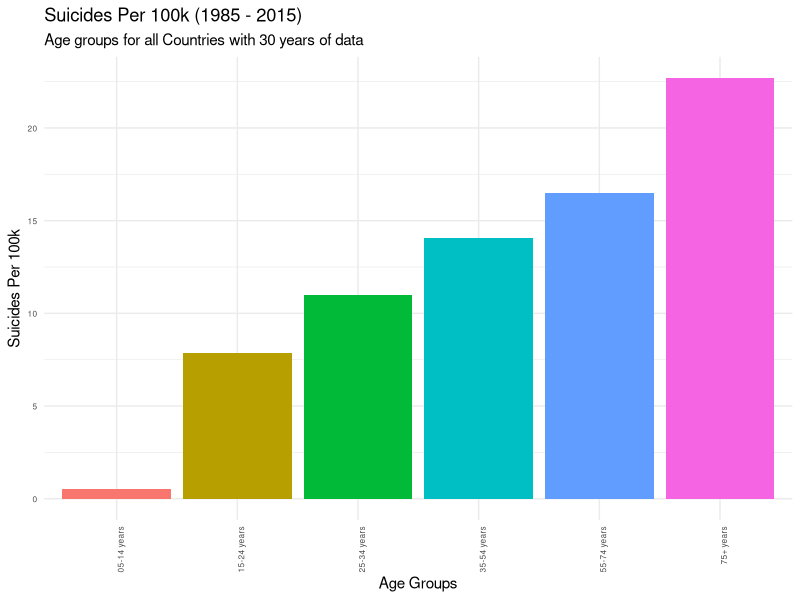
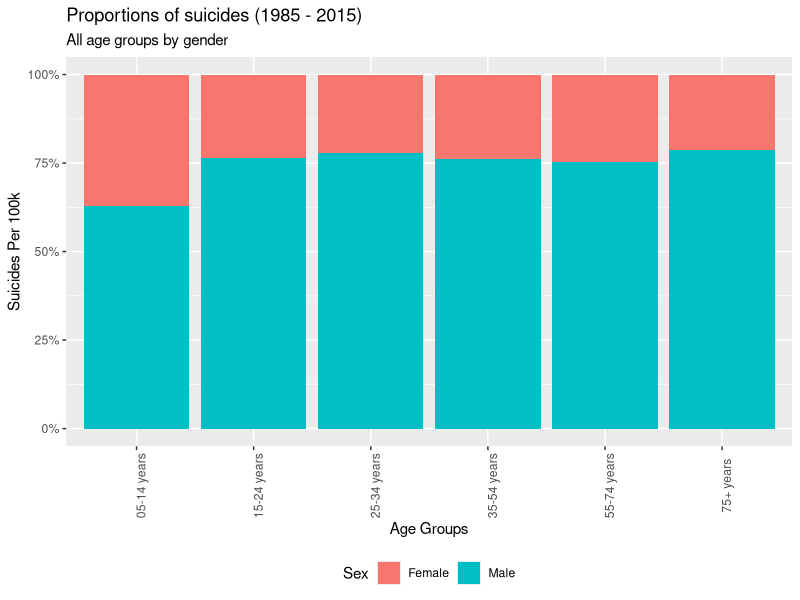
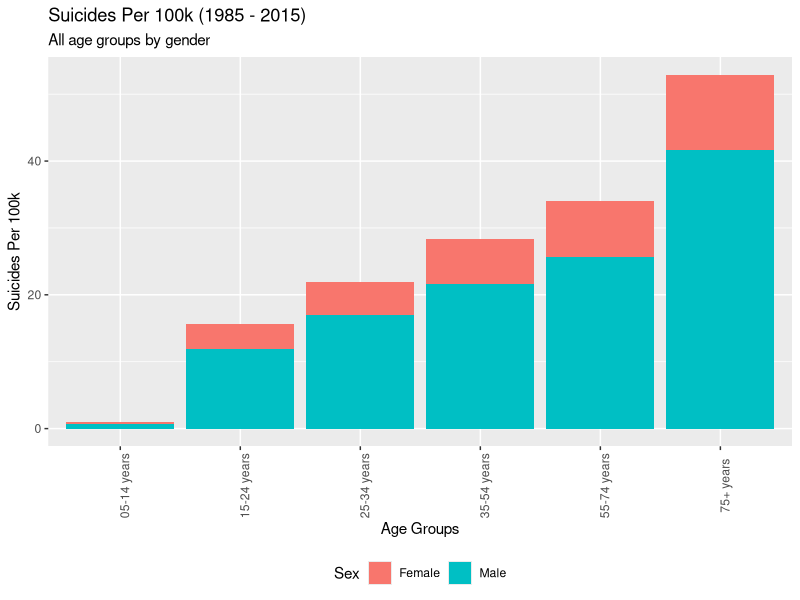
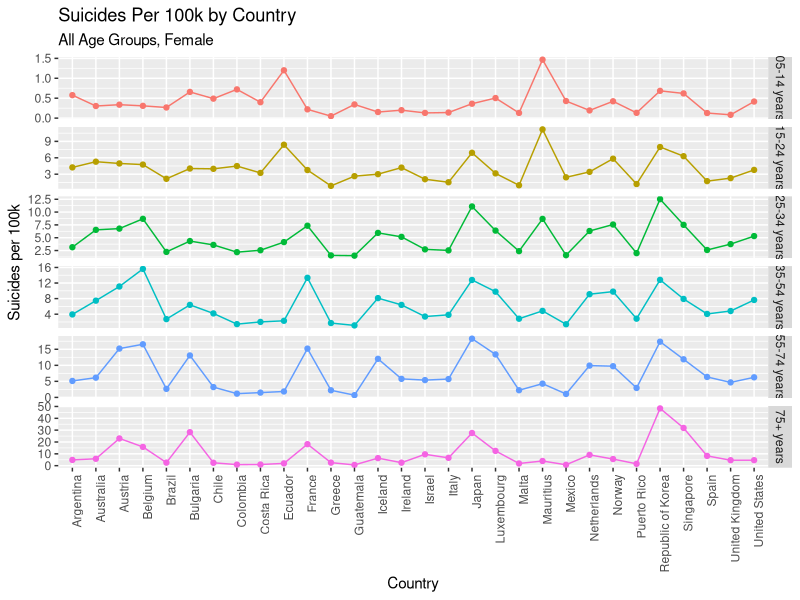
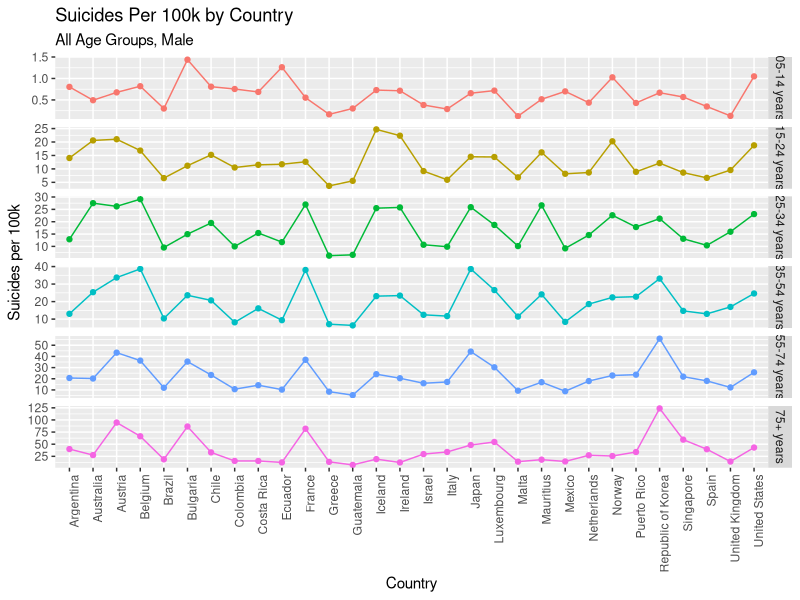
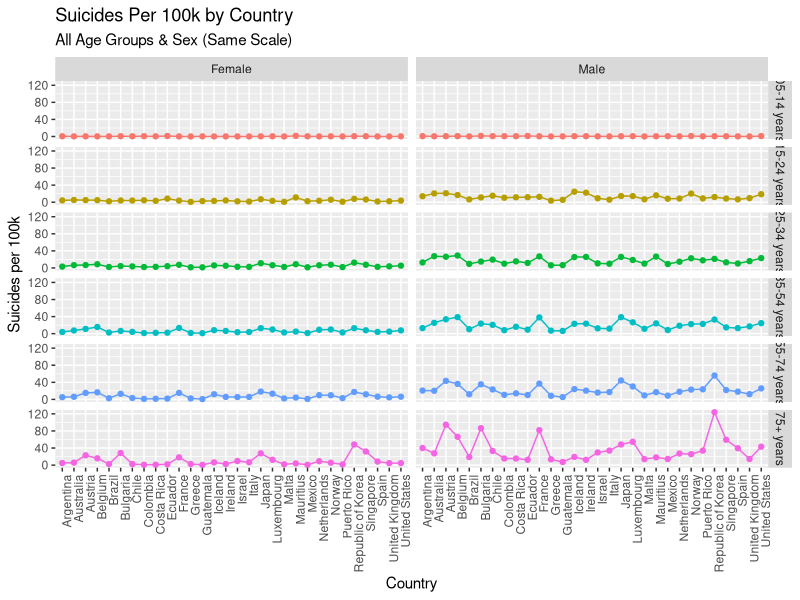
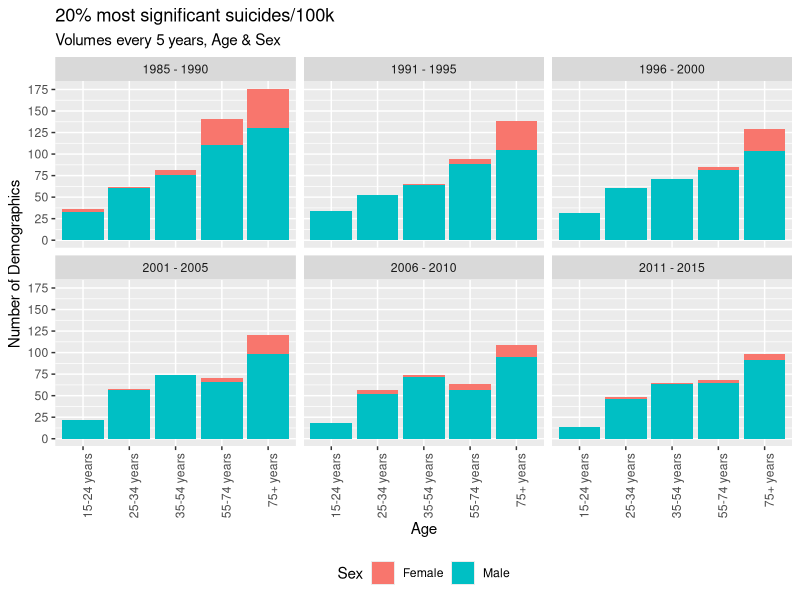
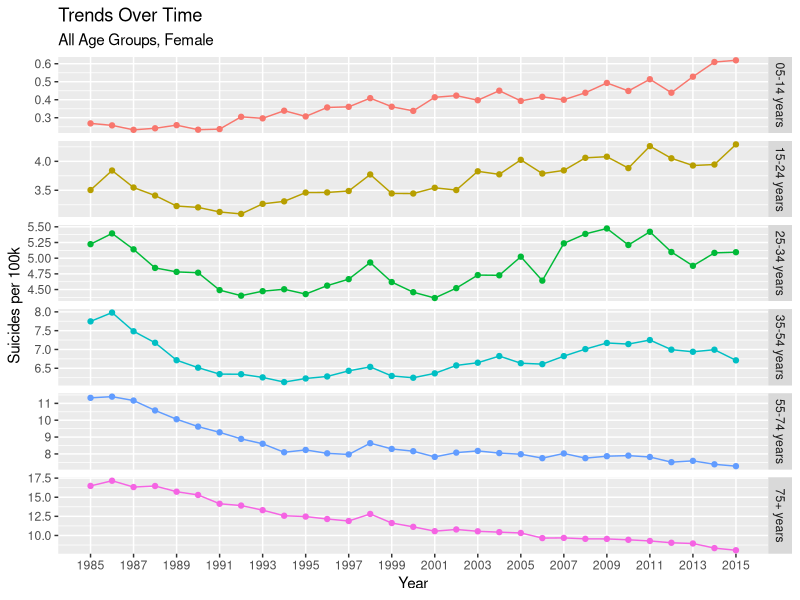

These charts were generated, in order, by the following R code:
## Author: Team 49
## Members: rs20acs@herts.ac.uk, pj18aan@herts.ac.uk, vs18abb@herts.ac.uk, dr18abc@herts.ac.uk, zm20abu@herts.ac.uk
## University of Hertfordshire

## References:  
## [1] https://github.com/justmarkham/dplyr-tutorial/blob/master/dplyr-tutorial-2.Rmd#L141

## Load libraries
library(readr) # to load the csv file
library(tidyverse)
## This part of the program loads the kaggle suicide dataset and cleaning.

## Import Suicide Dataset CSV
suicide_dataset <- read.csv("suicide_dataset.csv") ## 27820 observations

## Ignore year 2016 as there are not enough observations.Not all countries have
## suicides reported for the year 2016
## Count rows matching year 2016. 160 rows will be removed as part of this step
### View (df %>%
### filter(year == 2016) %>% 
### summarise(cnt = n()))
suicide_dataset <- suicide_dataset %>%
  filter(year != 2016) ## 27660 observation

## Remove any country with less than 30 years of data. This will result in
## 11076 observations and a total of 30 countries with more than 30 years of data.

suicide_dataset<- suicide_dataset %>%
  group_by(country) %>%
  add_tally() %>%
  filter(n >= 360)

## Rename suicide_dataset columns
names(suicide_dataset)[7] <- "SuicidePer100k"
names(suicide_dataset)[8] <- "CountryYear"
names(suicide_dataset)[9] <- "HDI4Year"
names(suicide_dataset)[10] <- "GDP4Year"
names(suicide_dataset)[11] <- "GDPPerCapita"

## Update 5-14 years data with 05-14 years as it causes issues in plotting
suicide_dataset$age[suicide_dataset$age == "5-14 years"] <- "05-14 years"
suicide_dataset$sex[suicide_dataset$sex == "male"] <- "Male"
suicide_dataset$sex[suicide_dataset$sex == "female"] <- "Female"
#View(suicide_dataset)

## Remove GDP and HDI columns as HDI has very few value and we are not interested
## in GDP data
suicide_dataset <- suicide_dataset %>% select(-HDI4Year, 
                                              -GDP4Year, 
                                              -GDPPerCapita, 
                                              -generation,
                                              -n) #this column is added as part of filtering number of years of data

## Calculate global average number of suicides considering countries with  
## 30 years of data  
global_average <- (sum(as.numeric(suicide_dataset$suicides_no)) / 
                  sum(as.numeric(suicide_dataset$population))) * 100000

## Calculate average suicides in Male
suicide_dataset_male <- filter(suicide_dataset, sex == "Male") # 5538 observations
global_average_male <- (sum(as.numeric(suicide_dataset_male$suicides_no)) / 
                          sum(as.numeric(suicide_dataset_male$population))) * 100000

## Calculate average suicides in Female
suicide_dataset_female <- filter(suicide_dataset, sex == "Female") # 5538 observations
global_average_female <- (sum(as.numeric(suicide_dataset_female$suicides_no)) / 
                            sum(as.numeric(suicide_dataset_female$population))) * 100000

## What is the population for a country by year? This question needs to be answered
## as the popoulation column original dataset is for country-year-sex-age combination
population_by_country <- suicide_dataset %>%
  group_by(country, year) %>%
  summarize(population = sum(as.numeric(population)))


############################################################
#Task 1 - Suicide rate per 100k over all age groups
##########################################################

## STEP-1: Calculate global average number of suicides per 100k for all age groups with 30 years of data
suicide_by_age <- suicide_dataset %>%
  group_by(age) %>%
  summarize(n = n(), 
            suicides = sum(as.numeric(suicides_no)), 
            population = sum(as.numeric(population)), 
            suicide_per_100k = (suicides / population) * 100000) %>%
  arrange(suicide_per_100k)

## STEP-2: Rearranging the x axis by ascending order.
suicide_by_age$age <- factor(suicide_by_age$age,
                             levels = rev(suicide_by_age$age[order(-suicide_by_age$suicide_per_100k)]))

## STEP-3: Results (Graph) to show the Suicide rate per 100k over all age groups using bar plot.......
task1 <- ggplot(suicide_by_age, aes(x=age, y=suicide_per_100k, fill = age)) + 
  geom_bar(stat="identity")+ 
  theme_minimal() + 
  theme(axis.text=element_text(size=6)) +
  labs(title="Suicides Per 100k (1985 - 2015)", 
       subtitle = "Age groups for all Countries with 30 years of data",
       x = "Age Groups", 
       y = "Suicides Per 100k") + 
  theme(legend.position = "none") + 
  theme(axis.text.x = element_text(angle = 90, hjust = 1))

########################################################################################
#Task 2 - Suicide rate/100k over all genders, age groups (Stacked graph to show proportion)
######################################################################################################

## STEP-1: Calculate global average number of suicides per 100k for all gender, age groups with 30 years of data
df_agegroup_gender <- suicide_dataset %>%
  group_by(age, sex) %>%
  summarize(suicide_per_100k = (sum(as.numeric(suicides_no)) / sum(as.numeric(population))) * 100000)

## STEP-2: Results (Graph) to show the Suicide rate per 100k over all genders, age groups using Stacked graph....
task2 <- ggplot(df_agegroup_gender, aes(y = suicide_per_100k, x = age, fill = sex, label = round(suicide_per_100k, digits = 1))) + 
  geom_bar(position = "fill", stat = "identity") +
  scale_y_continuous(labels = scales::percent) +
  labs(title = "Proportions of suicides (1985 - 2015)",
       subtitle = "All age groups by gender", 
       x = "Age Groups", 
       y = "Suicides Per 100k",
       fill = "Sex") + 
  theme(axis.text.x = element_text(angle = 90)) +
  theme(legend.position = "bottom")

################################################################################################################
#Task 3 - Suicide rate/100k over all genders, age groups (Stacked graph to show proportion by absolute numbers)
################################################################################################################

## STEP-1: Results (Graph) to show the Suicide rate per 100k over all genders, age groups using Stacked graph....
task3 <- ggplot(df_agegroup_gender, mapping = aes(x = age, y = suicide_per_100k, fill = sex)) + 
  geom_bar(stat = "identity") +
  labs(title="Suicides Per 100k (1985 - 2015)",
       subtitle = "All age groups by gender",
       x = "Age Groups", 
       y = "Suicides Per 100k",
       fill = "Sex") + 
  theme(axis.text.x = element_text(angle = 90)) +
  theme(legend.position = "bottom")

################################################################################
## Task 5 - Proportions of suicides that are Male & Female, by Country 
################################################################################

## Dataframe for all female demographic
female_age_group_country <- suicide_dataset %>%
  filter(sex == "Female") %>%
  group_by(country, age) %>%
  summarize(suicide_per_100k = (sum(as.numeric(suicides_no)) / sum(as.numeric(population))) * 100000) 

## Dataframe for all male demographic
male_age_group_country <- suicide_dataset %>%
  filter(sex == "Male") %>%
  group_by(country, age) %>%
  summarize(suicide_per_100k = (sum(as.numeric(suicides_no)) / sum(as.numeric(population))) * 100000)

## Dataframe for all demographics
age_sex_country <- suicide_dataset %>%
  group_by(country, age, sex) %>%
  summarize(suicide_per_100k = (sum(as.numeric(suicides_no)) / sum(as.numeric(population))) * 100000) 

## Trend plot by all age groups, female 
task5a <- ggplot(female_age_group_country, aes(x = country, y = suicide_per_100k, col = age, group = 1)) + 
  facet_grid(age ~ ., scales = "free_y") + 
  geom_line() + 
  geom_point() + 
  labs(title = "Suicides Per 100k by Country",
       subtitle = "All Age Groups, Female",
       x = "Country", 
       y = "Suicides per 100k", 
       color = "Age") + 
  theme(legend.position = "none") + 
  theme(axis.text.x = element_text(angle = 90, hjust = 1))

## Trend plot by all age groups, female 
task5b <- ggplot(male_age_group_country, aes(x = country, y = suicide_per_100k, col = age, group = 1)) + 
  facet_grid(age ~ ., scales = "free_y") + 
  geom_line() + 
  geom_point() + 
  labs(title = "Suicides Per 100k by Country",
       subtitle = "All Age Groups, Male",
       x = "Country", 
       y = "Suicides per 100k", 
       color = "Age") + 
  theme(legend.position = "none") + 
  theme(axis.text.x = element_text(angle = 90, hjust = 1))

## Trend plot by all age groups, genders (on same scale)
task5c <- ggplot(age_sex_country, aes(x = country, y = suicide_per_100k, col = age,group = 1)) + 
  #facet_grid(age ~ ., scales = "free_y") + 
  geom_line() + 
  geom_point() + 
  labs(title = "Suicides Per 100k by Country",
       subtitle = "All Age Groups & Sex (Same Scale)",
       x = "Country", 
       y = "Suicides per 100k", 
       color = "Age") + 
  theme(legend.position = "none") +
  facet_grid(age~sex) +
  theme(axis.text.x = element_text(angle = 90, hjust = 1))

################################################################################
## Task 6 - Suicides rates/100k trends for all age groups every 5 years
################################################################################
top_20percent_suicides <- suicide_dataset %>%
  mutate(suicides_per_100k = suicides_no * 100000 / population) %>%
  arrange(desc(suicides_per_100k)) %>%
  head(n = round(nrow(.) * 20 / 100))

top_20percent_suicides$time <- ifelse(top_20percent_suicides$year <= 1990, "1985 - 1990", 
                                      ifelse(top_20percent_suicides$year <= 1995, "1991 - 1995", 
                                             ifelse(top_20percent_suicides$year <= 2000, "1996 - 2000",
                                                    ifelse(top_20percent_suicides$year <= 2005, "2001 - 2005",
                                                           ifelse(top_20percent_suicides$year <= 2010, "2006 - 2010",
                                                                  "2011 - 2015")))))

task6 <- ggplot(top_20percent_suicides, aes(x = age, fill = sex)) + 
  geom_bar() + 
  labs(title = "20% most significant suicides/100k", 
       subtitle = "Volumes every 5 years, Age & Sex",
       x = "Age", 
       y = "Number of Demographics", 
       fill = "Sex") + 
  facet_wrap(~ time) + 
  scale_y_continuous(breaks = seq(0, 300, 25)) + 
  theme(legend.position = "bottom") + 
  theme(axis.text.x = element_text(angle = 90, hjust = 1))

################################################################################
## Task 7 - Plot Suicide rate/100k "Trend" for each sex and age group
################################################################################
## Dataframe for all female demographic
female_age_group_trend <- suicide_dataset %>%
  filter(sex == "Female") %>%
  group_by(year, age) %>%
  summarize(suicide_per_100k = (sum(as.numeric(suicides_no)) / sum(as.numeric(population))) * 100000) 

## Dataframe for all male demographic
male_age_group_trend <- suicide_dataset %>%
  filter(sex == "Male") %>%
  group_by(year, age) %>%
  summarize(suicide_per_100k = (sum(as.numeric(suicides_no)) / sum(as.numeric(population))) * 100000) 

## Dataframe for all demographics
age_sex_trend <- suicide_dataset %>%
  group_by(year, age, sex) %>%
  summarize(suicide_per_100k = (sum(as.numeric(suicides_no)) / sum(as.numeric(population))) * 100000) 

## Trend plot by all age groups, female
task7a <- ggplot(female_age_group_trend, aes(x = year, y = suicide_per_100k, col = age)) + 
  facet_grid(age ~ ., scales = "free_y") + 
  geom_line() + 
  geom_point() + 
  labs(title = "Trends Over Time",
       subtitle = "All Age Groups, Female",
       x = "Year", 
       y = "Suicides per 100k", 
       color = "Age") + 
  theme(legend.position = "none") + 
  scale_x_continuous(breaks = seq(1985, 2015, 2), minor_breaks = F) 

## Trend plot by all age groups, male
task7b <- ggplot(male_age_group_trend, aes(x = year, y = suicide_per_100k, col = age)) + 
  facet_grid(age ~ ., scales = "free_y") + 
  geom_line() + 
  geom_point() + 
  labs(title = "Trends Over Time",
       subtitle = "All Age Groups, Male",
       x = "Year", 
       y = "Suicides per 100k", 
       color = "Age") + 
  theme(legend.position = "none") + 
  scale_x_continuous(breaks = seq(1985, 2015, 2), minor_breaks = F) 

## Trend plot by all age groups, genders (on same scale)
task7c <- ggplot(age_sex_trend, aes(x = year, y = suicide_per_100k, col = age)) + 
  #facet_grid(age ~ ., scales = "free_y") + 
  geom_line() + 
  geom_point() + 
  labs(title = "Trends Over Time",
       subtitle = "All Age Groups & Sex (Same Scale)",
       x = "Year", 
       y = "Suicides per 100k", 
       color = "Age") + 
  theme(legend.position = "none") + 
  scale_x_continuous(breaks = seq(1985, 2015, 2), minor_breaks = F) +
  facet_grid(age~sex) +
  theme(axis.text.x = element_text(angle = 90, hjust = 1))

################################################################################################################
#Task 4 - Collecting all the plots and putting then in a visualization.pdf file
################################################################################################################

pdf("visualization.pdf")

print(task1)
print(task2)
print(task3)
print(task5a)
print(task5b)
print(task5c)
print(task6)
print(task7a)
print(task7b)
print(task7c)
dev.off()
